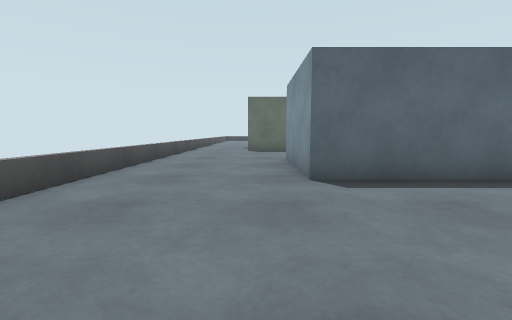
[1] (above)

24 first-person views from a walk through a Webots world. The camera is 0.85 m above the floor, tilts 6° down and sees 90° across. The floor is counted in squares, 1 m on a side. Each view is taken from the middle of a square. On the plan, view 1 faces up. The plan holds only what a view shows up to about 10 squares ahead; the rest is blank.

[2]
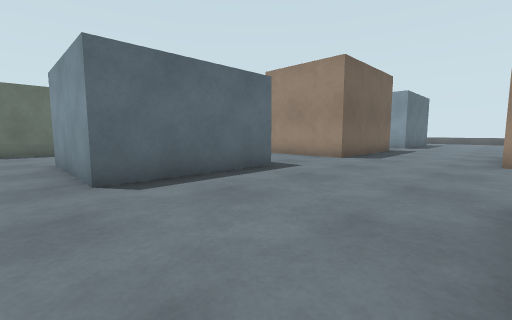

[3]
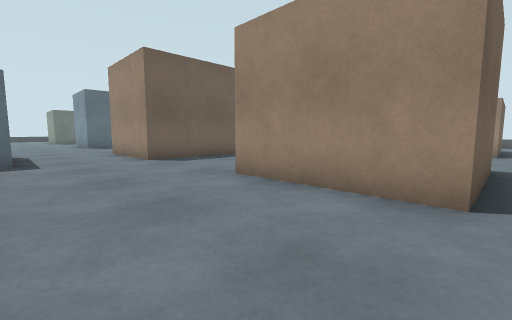

[4]
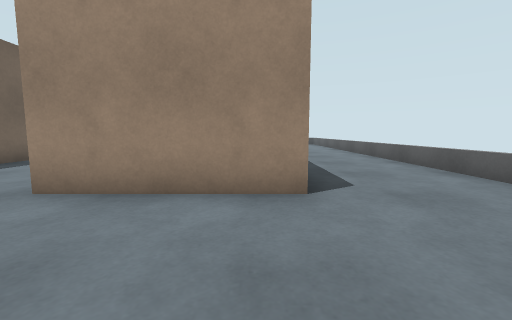

[5]
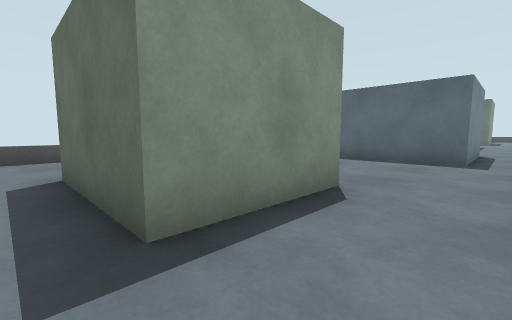

[6]
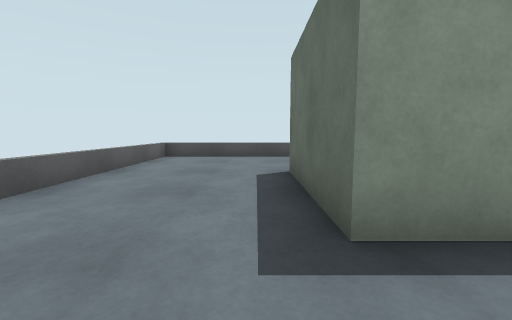

[7]
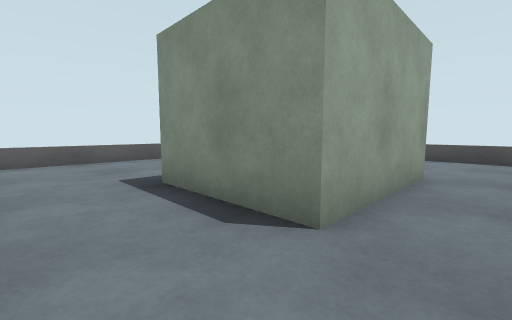

[8]
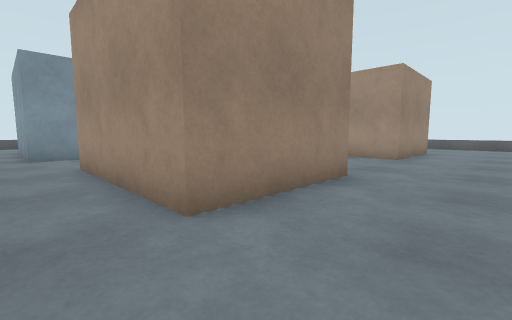

[9]
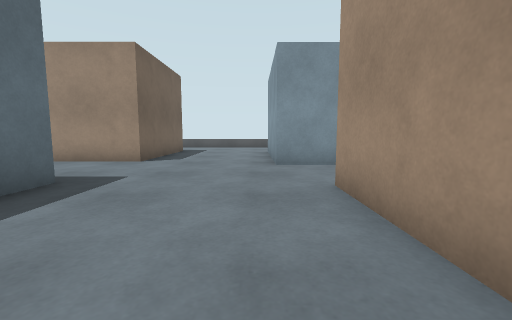

[10]
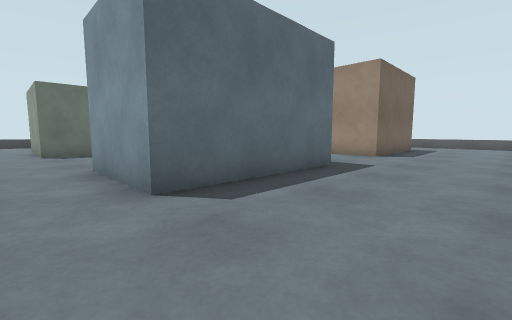

[11]
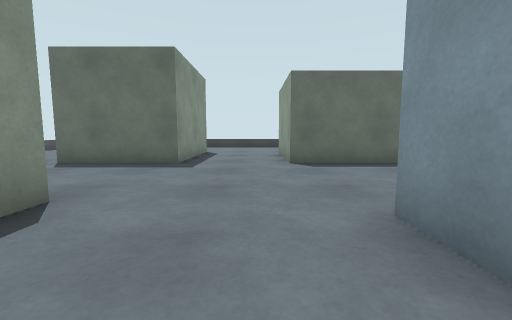

[12]
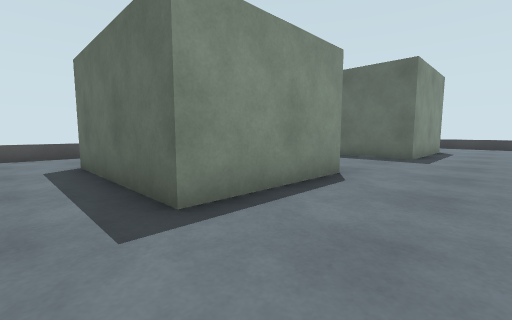

[13]
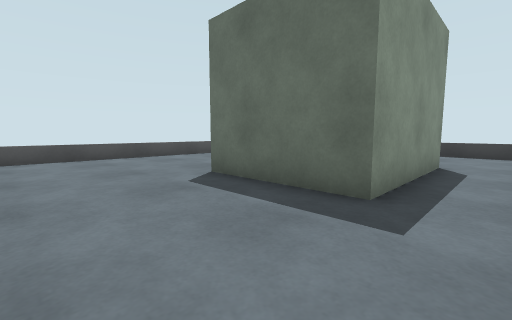

[14]
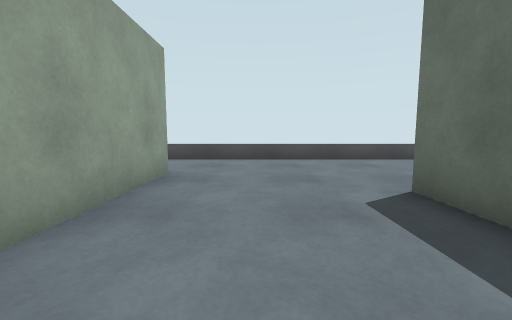

[15]
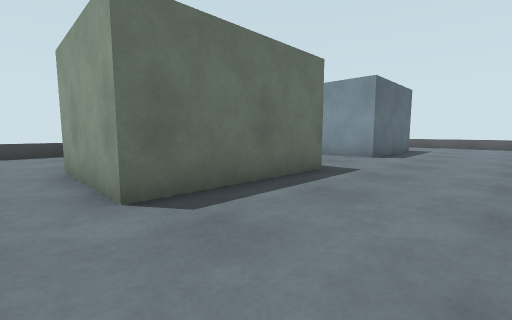

[16]
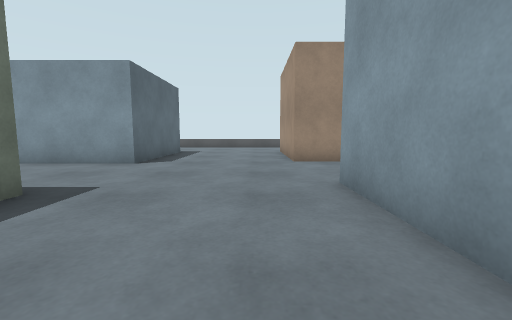

[17]
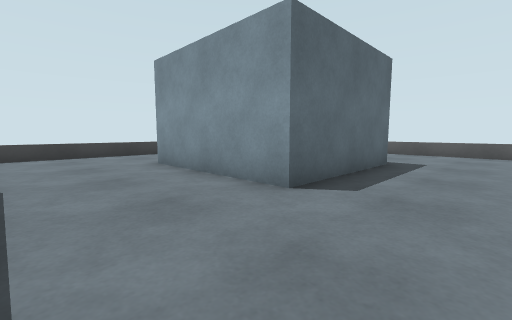

[18]
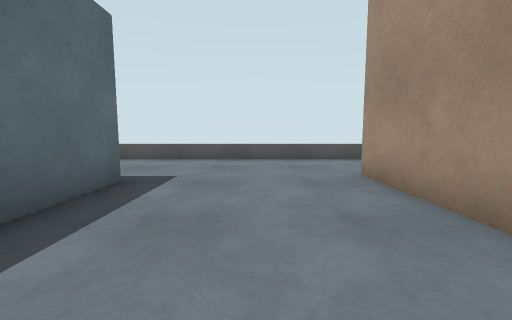

[19]
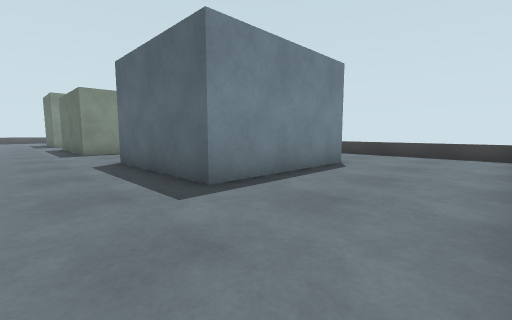

[20]
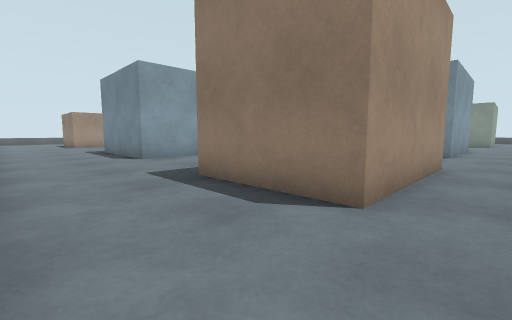

[21]
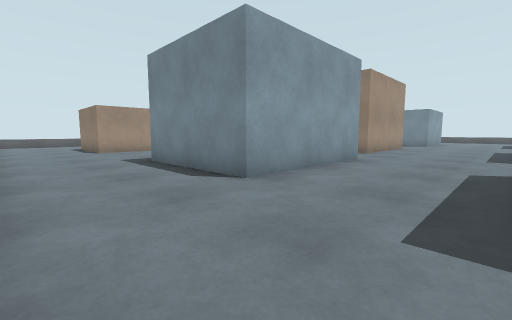

[22]
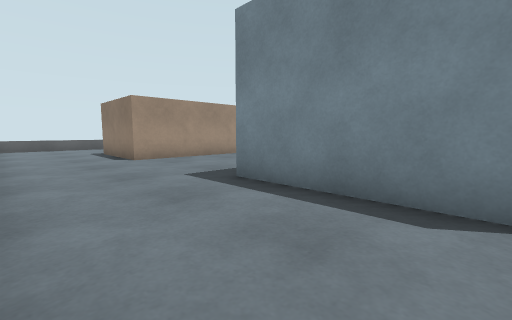

[23]
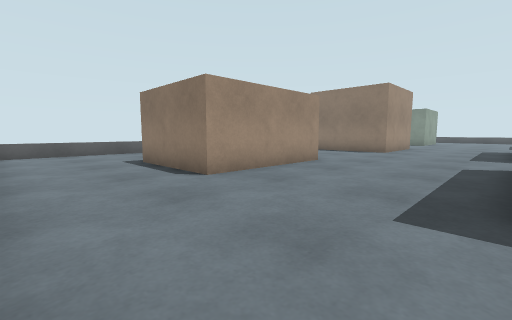

[24]
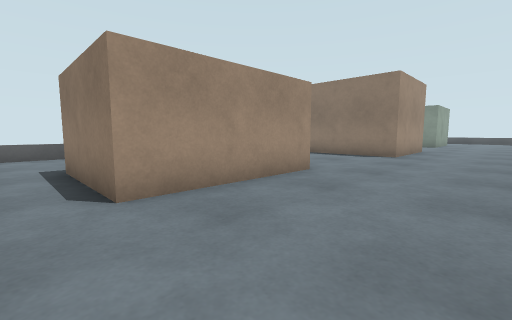

### Floor plan
Key: @ floor where view 1 was taken; # wall or solid block; . floor; = window, fence, low wall or low ledge; B blue box; G grey box; R brown box.
Columns run from 4 left of view 1 to 25 right of it. Each row starts with its distance up from view 1.
 29         ######   #####  #####
 28         .....    .....  .....
 27          ....    .....  .....
 26          ....    ....   .....
 25          ....    ...B   B....
 24          G..G    ...B   B....
 23 #.       G..G    ...B   B....
 22 #....    G..G    ...B   B....=
 21 #.....GGGG..G   G...BBBBB....=
 20 #...........GGGGG............=
 19 #............................=
 18 #............................=
 17 #............................=
 16 #...GGGGG............RRRRR...=
 15 #.      G....BBBBB...R   R...=
 14 #       G....B     ..R   R...
 13 #.. GGGGG....BBBBB...RRR R...
 12 #............................
 11 #............................
 10 #.....    ...................
  9 #.....   ....................
  8 #....B   B..........BBBBB....
  7 #....B   B...RRRRR..B   B....
  6 #....B   B...R          B....
  5 #....BBBBB...R          B....
  4 #............RRRRR..    B....
  3 #............................
  2 #............................
  1 #............................
  0 #...@GGGG....RRRR............
 -1 #..     G....R  R....RRRRR...
 -2 #       G....R  R..      R...
 -3 #....GGGG....RRRR    RRR R...
 -4 #....................... ....
 -5 #...................     ....
 -6 #...................     ....
 -7 #..........  .......     ....
 -8 #==========  =======     ====

Positions as (right, up) in squares from view 1, and headings:
1: (0, 0), facing up
2: (0, 0), facing up-right
3: (5, -4), facing up-right
4: (5, -3), facing right
5: (6, -4), facing up-left
6: (6, -4), facing left
7: (6, 1), facing down-left
8: (6, 9), facing down-right
9: (9, 9), facing right
10: (7, 9), facing up-right
11: (7, 13), facing up
12: (7, 11), facing up-left
13: (6, 17), facing up-left
14: (5, 18), facing left
15: (7, 17), facing up-right
16: (9, 17), facing right
17: (13, 18), facing up-right
18: (16, 18), facing right
19: (24, 18), facing up-left
20: (24, 17), facing down-left
21: (24, 12), facing down-left
22: (24, 8), facing down-left
23: (24, 4), facing down-left
24: (22, 3), facing down-left
